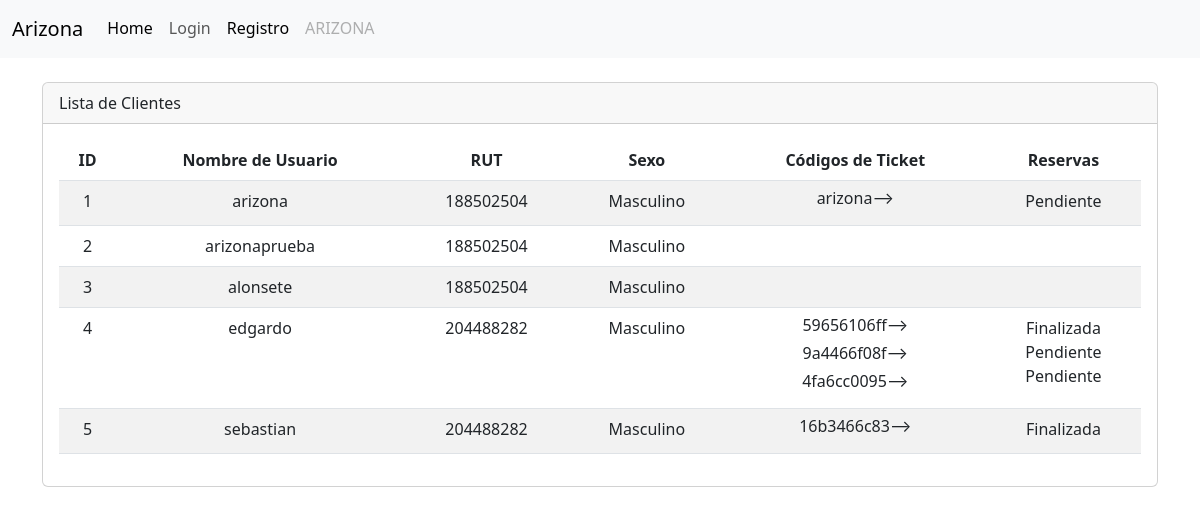
/cliente/list/, run on an earlier commit of the app's database.
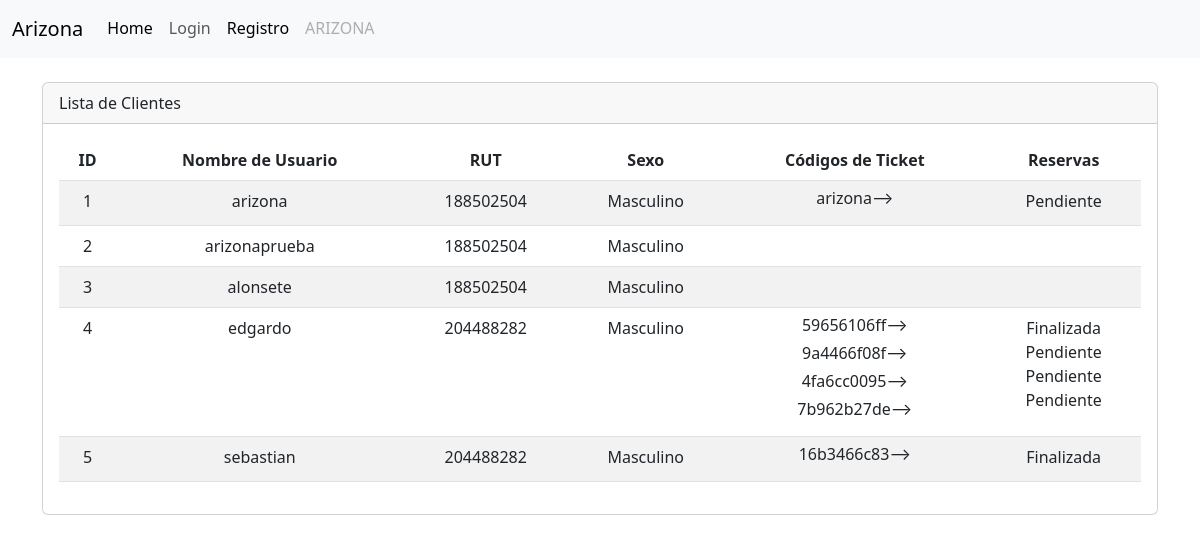
And on a later commit of the database.
### cliente/models.py (models this page shows, shortened)
class Cliente(models.Model):
    SEXO = [
        ('F', 'Femenino'),
        ('M', 'Masculino'),
    ]
    user = models.OneToOneField(
        'accounts.User',
        verbose_name='Usuario',
        on_delete=models.CASCADE
    )
    rut = models.CharField(max_length=10)
    sexo = models.CharField(max_length=10, choices=SEXO)

class Ticket(models.Model):
    cliente = models.ForeignKey(Cliente, on_delete=models.CASCADE)
    codigo = models.CharField(max_length=10)
    fecha_envio = models.DateTimeField(auto_now_add=True)
    reserva = models.ForeignKey(Reserva, on_delete=models.CASCADE)

class Reserva(models.Model):
    cliente = models.ForeignKey(Cliente, on_delete=models.CASCADE)
    agenda = models.ForeignKey(Agenda, on_delete=models.CASCADE)
    dia = models.DateField()
    ESTADO_CHOICES = [
        ('disponible', 'Disponible'),
        ('pendiente', 'Pendiente'),
        ('finalizada', 'Finalizada'),
    ]
    estado = models.CharField(max_length=20, choices=ESTADO_CHOICES, default='disponible')
    class Meta:
        unique_together = ('agenda', 'cliente', 'dia')

### accounts/models.py (models this page shows, shortened)
class User(AbstractBaseUser, PermissionsMixin):
    id = models.AutoField(primary_key=True, unique=True)
    username = models.CharField(
        'Usuario', max_length=30, unique=True, validators=[
            validators.RegexValidator(
                re.compile('^[\w.@+-]+$'),
                'ingrese un nombre de usuario valido '
                'Este valor debe contener solo letras, números '
                'excepto: @/./+/-/_.',
                'invalid'
            )
        ],
        help_text='Un nombre corto que sera usado'+
                  ' para identificarlo de forma unica en la plataforma.'
    )
    name = models.CharField('Nombre', max_length=20)
    apellidos = models.CharField('Apellidos', max_length=30)
    email = models.EmailField('Email', unique=True)
    is_staff = models.BooleanField('Admin', default=False)
    is_active = models.BooleanField('Ativo', default=True)
    date_joined = models.DateTimeField('Data de Entrada', auto_now_add=True)
    roles = models.ForeignKey(Rol, on_delete=models.CASCADE, blank=True, null=True)
    USERNAME_FIELD = 'username'
    REQUIRED_FIELDS = ['email']
    objects = CustomUserManager()
    class Meta:
        verbose_name = 'Usuario'
        verbose_name_plural = 'Usuarios'

### cliente/views.py (the view)
# urls.py: path('list/', views.cliente_list, name='cliente_list'),
def cliente_list(request):
    clientes = Cliente.objects.all()
    context = {'clientes': clientes}
    return render(request, 'cliente/listar.html', context)

### servicio/models.py (called while the page is built)
    def __str__(self):
        return self.nombre

    def __str__(self):
        return f'Cancha {self.numeracion}'

    def __str__(self):
        return f'{self.hora_inicio.strftime("%I:%M %p")} - {self.hora_fin.strftime("%I:%M %p")}'

### cliente/templates/cliente/listar.html (shortened to what this page needs)
{% extends "layout.html" %}
{% load static %}
{% load humanize %}
{% block container %}
<div class="container">
  <br>
  <div class="card">
    <div class="card-header">
      Lista de Clientes
    </div>
    <div class="card-body">
      <div class="table-responsive text-center">
        <table class="table table-striped table-hover">
          <thead>
            <tr>
              <th>ID</th>
              <th>Nombre de Usuario </th>
              <th>RUT</th>
              <th>Sexo</th>
              <th>Códigos de Ticket</th>
              <th>Reservas</th>
            </tr>
          </thead>
          <tbody>
            {% for cliente in clientes %}
            <tr>
              <td>{{ cliente.id }}</td>
              <td>{{ cliente.user.username }}</td>
              <td>{{ cliente.rut }}</td>
              <td>{{ cliente.get_sexo_display }}</td>
              <td>
                {% for ticket in cliente.ticket_set.all %}
                <a class="btn ticket-modal-button" data-target="#ticketModal{{ ticket.codigo }}" data-toggle="modal"
                  style="margin-top: -10px;">{{ ticket.codigo }}&#10230;</a><br>
                {% endfor %}
              </td>
              <td>
                {% for reserva in cliente.reserva_set.all %}
                {{ reserva.get_estado_display }}<br>
                {% endfor %}
              </td>
            </tr>
            {% endfor %}
          </tbody>
        </table>
      </div>
    </div>
  </div>
</div>
{% endblock %}

What changed in the data, as far as the page shows it:
added Ticket: codigo "7b962b27de", shown under Cliente "edgardo"
added Reserva: estado "Pendiente", shown under Cliente "edgardo"
